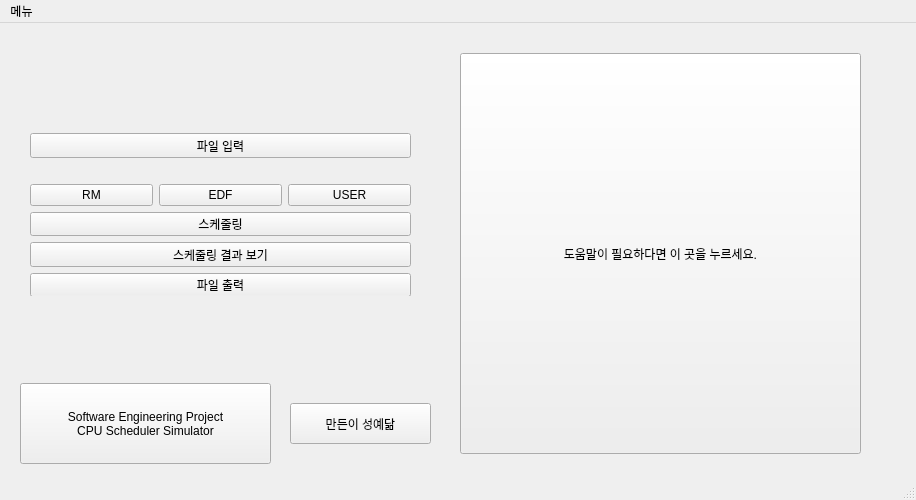
<?xml version="1.0" encoding="UTF-8"?>
<ui version="4.0">
 <class>MainWindow</class>
 <widget class="QMainWindow" name="MainWindow">
  <property name="geometry">
   <rect>
    <x>0</x>
    <y>0</y>
    <width>916</width>
    <height>500</height>
   </rect>
  </property>
  <property name="windowTitle">
   <string>Software Enginerring Project -CPU Scheduling Simulator</string>
  </property>
  <widget class="QWidget" name="centralwidget">
   <widget class="QWidget" name="verticalLayoutWidget">
    <property name="geometry">
     <rect>
      <x>30</x>
      <y>110</y>
      <width>381</width>
      <height>163</height>
     </rect>
    </property>
    <layout class="QVBoxLayout" name="verticalLayout">
     <item>
      <widget class="QPushButton" name="pushButton">
       <property name="text">
        <string>파일 입력</string>
       </property>
      </widget>
     </item>
     <item>
      <widget class="QLabel" name="label">
       <property name="text">
        <string/>
       </property>
       <property name="alignment">
        <set>Qt::AlignCenter</set>
       </property>
      </widget>
     </item>
     <item>
      <layout class="QHBoxLayout" name="horizontalLayout">
       <property name="sizeConstraint">
        <enum>QLayout::SetDefaultConstraint</enum>
       </property>
       <item>
        <widget class="QPushButton" name="pushButton_9">
         <property name="text">
          <string>RM</string>
         </property>
        </widget>
       </item>
       <item>
        <widget class="QPushButton" name="pushButton_8">
         <property name="text">
          <string>EDF</string>
         </property>
        </widget>
       </item>
       <item>
        <widget class="QPushButton" name="pushButton_7">
         <property name="text">
          <string>USER</string>
         </property>
        </widget>
       </item>
      </layout>
     </item>
     <item>
      <widget class="QPushButton" name="pushButton_2">
       <property name="text">
        <string>스케줄링</string>
       </property>
      </widget>
     </item>
     <item>
      <widget class="QPushButton" name="pushButton_3">
       <property name="text">
        <string>스케줄링 결과 보기</string>
       </property>
      </widget>
     </item>
     <item>
      <widget class="QPushButton" name="pushButton_4">
       <property name="text">
        <string>파일 출력</string>
       </property>
      </widget>
     </item>
    </layout>
   </widget>
   <widget class="QPushButton" name="pushButton_5">
    <property name="geometry">
     <rect>
      <x>20</x>
      <y>360</y>
      <width>251</width>
      <height>81</height>
     </rect>
    </property>
    <property name="text">
     <string>Software Engineering Project
CPU Scheduler Simulator</string>
    </property>
   </widget>
   <widget class="QPushButton" name="pushButton_6">
    <property name="geometry">
     <rect>
      <x>290</x>
      <y>380</y>
      <width>141</width>
      <height>41</height>
     </rect>
    </property>
    <property name="text">
     <string>만든이 성예닮</string>
    </property>
   </widget>
   <widget class="QPushButton" name="pushButton_10">
    <property name="geometry">
     <rect>
      <x>460</x>
      <y>30</y>
      <width>401</width>
      <height>401</height>
     </rect>
    </property>
    <property name="text">
     <string>도움말이 필요하다면 이 곳을 누르세요.</string>
    </property>
   </widget>
  </widget>
  <widget class="QMenuBar" name="menubar">
   <property name="geometry">
    <rect>
     <x>0</x>
     <y>0</y>
     <width>916</width>
     <height>21</height>
    </rect>
   </property>
   <widget class="QMenu" name="menuHELP">
    <property name="title">
     <string>메뉴</string>
    </property>
    <addaction name="action_3"/>
    <addaction name="action_4"/>
   </widget>
   <addaction name="menuHELP"/>
  </widget>
  <widget class="QStatusBar" name="statusbar"/>
  <action name="action_2">
   <property name="text">
    <string>도움말</string>
   </property>
  </action>
  <action name="action_3">
   <property name="text">
    <string>종료</string>
   </property>
  </action>
  <action name="action_4">
   <property name="text">
    <string>만든이 성예닮</string>
   </property>
  </action>
 </widget>
 <resources/>
 <connections>
  <connection>
   <sender>pushButton_6</sender>
   <signal>clicked()</signal>
   <receiver>MainWindow</receiver>
   <slot>set_click_git()</slot>
   <hints>
    <hint type="sourcelabel">
     <x>290</x>
     <y>401</y>
    </hint>
    <hint type="destinationlabel">
     <x>502</x>
     <y>252</y>
    </hint>
   </hints>
  </connection>
  <connection>
   <sender>pushButton_5</sender>
   <signal>clicked()</signal>
   <receiver>MainWindow</receiver>
   <slot>set_click_SE()</slot>
   <hints>
    <hint type="sourcelabel">
     <x>159</x>
     <y>381</y>
    </hint>
    <hint type="destinationlabel">
     <x>543</x>
     <y>130</y>
    </hint>
   </hints>
  </connection>
  <connection>
   <sender>pushButton</sender>
   <signal>clicked()</signal>
   <receiver>MainWindow</receiver>
   <slot>set_click_InputFile()</slot>
   <hints>
    <hint type="sourcelabel">
     <x>139</x>
     <y>132</y>
    </hint>
    <hint type="destinationlabel">
     <x>230</x>
     <y>65</y>
    </hint>
   </hints>
  </connection>
  <connection>
   <sender>pushButton_2</sender>
   <signal>clicked(bool)</signal>
   <receiver>MainWindow</receiver>
   <slot>set_click_Scheduling()</slot>
   <hints>
    <hint type="sourcelabel">
     <x>127</x>
     <y>234</y>
    </hint>
    <hint type="destinationlabel">
     <x>227</x>
     <y>183</y>
    </hint>
   </hints>
  </connection>
  <connection>
   <sender>pushButton_3</sender>
   <signal>clicked()</signal>
   <receiver>MainWindow</receiver>
   <slot>set_click_Show()</slot>
   <hints>
    <hint type="sourcelabel">
     <x>132</x>
     <y>263</y>
    </hint>
    <hint type="destinationlabel">
     <x>227</x>
     <y>221</y>
    </hint>
   </hints>
  </connection>
  <connection>
   <sender>pushButton_4</sender>
   <signal>clicked()</signal>
   <receiver>MainWindow</receiver>
   <slot>set_click_OutputFile()</slot>
   <hints>
    <hint type="sourcelabel">
     <x>129</x>
     <y>292</y>
    </hint>
    <hint type="destinationlabel">
     <x>225</x>
     <y>266</y>
    </hint>
   </hints>
  </connection>
  <connection>
   <sender>pushButton_9</sender>
   <signal>clicked()</signal>
   <receiver>MainWindow</receiver>
   <slot>set_click_RM()</slot>
   <hints>
    <hint type="sourcelabel">
     <x>63</x>
     <y>204</y>
    </hint>
    <hint type="destinationlabel">
     <x>63</x>
     <y>49</y>
    </hint>
   </hints>
  </connection>
  <connection>
   <sender>pushButton_8</sender>
   <signal>clicked()</signal>
   <receiver>MainWindow</receiver>
   <slot>set_click_EDF()</slot>
   <hints>
    <hint type="sourcelabel">
     <x>280</x>
     <y>204</y>
    </hint>
    <hint type="destinationlabel">
     <x>109</x>
     <y>64</y>
    </hint>
   </hints>
  </connection>
  <connection>
   <sender>pushButton_7</sender>
   <signal>clicked()</signal>
   <receiver>MainWindow</receiver>
   <slot>set_click_USER()</slot>
   <hints>
    <hint type="sourcelabel">
     <x>408</x>
     <y>204</y>
    </hint>
    <hint type="destinationlabel">
     <x>270</x>
     <y>130</y>
    </hint>
   </hints>
  </connection>
  <connection>
   <sender>action_3</sender>
   <signal>activated()</signal>
   <receiver>MainWindow</receiver>
   <slot>close()</slot>
   <hints>
    <hint type="sourcelabel">
     <x>-1</x>
     <y>-1</y>
    </hint>
    <hint type="destinationlabel">
     <x>310</x>
     <y>186</y>
    </hint>
   </hints>
  </connection>
  <connection>
   <sender>pushButton_10</sender>
   <signal>clicked()</signal>
   <receiver>MainWindow</receiver>
   <slot>set_click_Help()</slot>
   <hints>
    <hint type="sourcelabel">
     <x>654</x>
     <y>258</y>
    </hint>
    <hint type="destinationlabel">
     <x>797</x>
     <y>245</y>
    </hint>
   </hints>
  </connection>
 </connections>
 <slots>
  <slot>set_click_git()</slot>
  <slot>set_click_SE()</slot>
  <slot>set_click_InputFile()</slot>
  <slot>set_click_Scheduling()</slot>
  <slot>set_click_Show()</slot>
  <slot>set_click_OutputFile()</slot>
  <slot>set_click_RM()</slot>
  <slot>set_click_EDF()</slot>
  <slot>set_click_USER()</slot>
  <slot>set_click_Help()</slot>
 </slots>
</ui>
